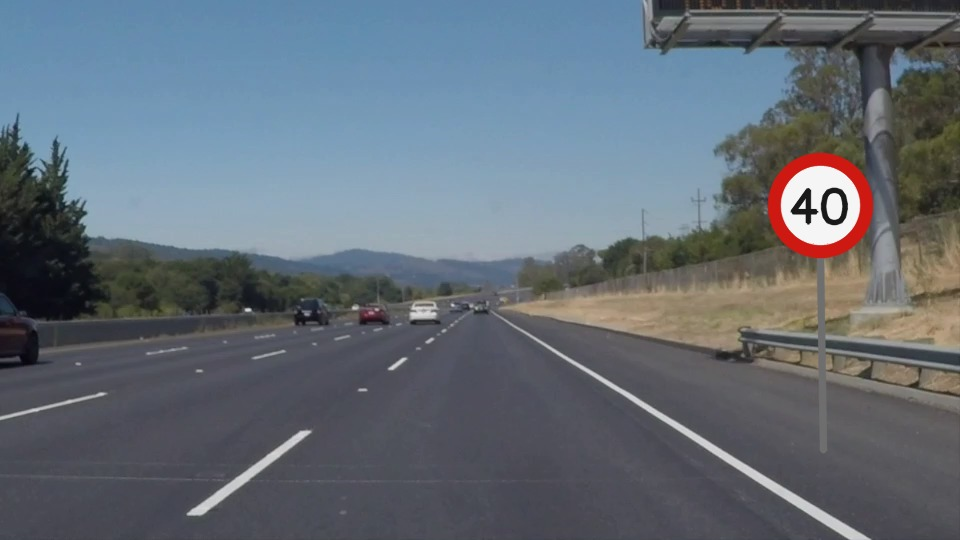
#> input picture exemplos_tp2/Aula_Formas_Keypoints_40_Independentes/dados/rua_01.jpg, 960 x 540 px
$ python 19_relatorio_cinco_cenas.py
#> lines starting #> are read from the running program, lines starting #| are printed output that depends on the picture; after the words box and inside, x2 and y2 are one past the last pixel; in counts of white or black regions, pixels touching at a corner belong together
"""
EXEMPLO 19 - Relatorio Cinco Cenas

OBJETIVO DA AULA
Consolidar a detecção em cinco imagens com três configurações.

COMO FUNCIONA, ETAPA POR ETAPA
Realiza 15 combinações cena-configuração, imprime centro, raio, apoio heurístico e tempo; gera CSV e painel. O programa é inteiramente autônomo: importa OpenCV e
NumPy, identifica a pasta onde se encontra, lê os arquivos da pasta dados,
executa as operações descritas abaixo e salva os resultados em sua própria
pasta sob saidas/. Nenhuma função é importada de outro arquivo Python.

POR QUE ISSO IMPORTA NA PERCEPÇÃO VEICULAR
Representa um protocolo didático de avaliação comparativa, sem usar a mesma cena como única evidência. A câmera entrega intensidades de pixels; nenhuma dessas
rotinas, isoladamente, compreende semanticamente a cena ou garante
funcionamento sob qualquer iluminação, chuva ou oclusão.

COMO EXECUTAR
    python exemplos/19_relatorio_cinco_cenas.py

EXPERIMENTO PARA OS ALUNOS
Altere um parâmetro de cada vez, compare visualmente as imagens produzidas
e registre as medidas impressas no terminal. Compare também pelo menos duas
cenas. Não confunda número de detecções com acerto sem ter anotações de
referência validadas. Os arquivos são salvos automaticamente; não precisa
abrir janelas GUI, sendo adequado ao Google Colab.

CUIDADOS E LIMITAÇÕES
As fotografias de fundo são reais, mas os sinais circulares são sobrepostos
artificialmente para estudo. O vídeo de fluxo óptico é uma simulação criada
com transformação dos frames de uma cena real. O indicador de apoio do anel
é heurístico, NÃO uma confiança probabilística fornecida pelo OpenCV. A
velocidade estimada em pixels/frame NÃO representa, sem calibração e
profundidade, a velocidade real de um obstáculo em metros por segundo.
"""

import cv2
import numpy as np
import time
import csv
from pathlib import Path

# Cada programa contém integralmente as funções que usa: sem arquivo apoio.py.
BASE = Path(__file__).resolve().parent.parent
DADOS = BASE / 'dados'
SAIDA = BASE / 'saidas' / Path(__file__).stem
SAIDA.mkdir(parents=True, exist_ok=True)

def carregar(nome='rua_01.jpg'):
#> called with nome = 'rua_01.jpg'
    imagem = cv2.imread(str(DADOS / nome), cv2.IMREAD_COLOR)
#> imagem is the input picture: shape (540, 960, 3); mean B, G, R 118.3, 108.6, 99.3
    if imagem is None:
        raise FileNotFoundError(f'Imagem ausente: {DADOS / nome}')
    return imagem

# [22 lines left out: functions salvar, painel, not called in this run]

def preparar_circulos(img):
    # O HoughCircles opera em 8 bits e costuma responder melhor após suavização.
    cinza = cv2.cvtColor(img, cv2.COLOR_BGR2GRAY)
    return cv2.GaussianBlur(cinza, (7, 7), 1.5)

def confianca_heuristica(gray, x, y, r):
    # NÃO é uma probabilidade da HoughCircles. Calcula a fração do anel
    # com bordas Canny próximas, gerando somente um escore heurístico [0,1].
    e = cv2.Canny(gray, 80, 160)
    dilatada = cv2.dilate(e, np.ones((3,3),np.uint8), iterations=1)
    angulos = np.linspace(0, 2*np.pi, 96, endpoint=False)
    xs = np.clip(np.rint(x+r*np.cos(angulos)).astype(int),0,e.shape[1]-1)
    ys = np.clip(np.rint(y+r*np.sin(angulos)).astype(int),0,e.shape[0]-1)
    return float(np.mean(dilatada[ys, xs] > 0))

def detectar_circulos(imagem, dp=1.2, minDist=35, param1=135, param2=32,
                      minRadius=12, maxRadius=80, somente_vermelhos=False):
    gray = preparar_circulos(imagem)
    t0 = time.perf_counter()
    raw = cv2.HoughCircles(gray, cv2.HOUGH_GRADIENT, dp=dp, minDist=minDist,
                           param1=param1, param2=param2,
                           minRadius=minRadius, maxRadius=maxRadius)
    ms = (time.perf_counter()-t0)*1000
    achados = [] if raw is None else np.rint(raw[0]).astype(int).tolist()
    if somente_vermelhos and achados:
        # Filtro geométrico + cromático para exemplos de placas vermelhas.
        # Não usar este filtro para placas azuis ou sinais sem borda vermelha.
        hsv = cv2.cvtColor(imagem, cv2.COLOR_BGR2HSV)
        mascara = cv2.inRange(hsv,(0,65,70),(13,255,255)) | cv2.inRange(hsv,(168,65,70),(179,255,255))
        def apoio_vermelho(x,y,r):
            aa=np.linspace(0,2*np.pi,120,endpoint=False)
            valores=[]
            for frac in [.80,.87,.94,1.01,1.08]:
                xs=np.clip(np.rint(x+frac*r*np.cos(aa)).astype(int),0,mascara.shape[1]-1)
                ys=np.clip(np.rint(y+frac*r*np.sin(aa)).astype(int),0,mascara.shape[0]-1)
                valores.append(float(np.mean(mascara[ys,xs]>0)))
            return max(valores)
        candidatos=sorted([(apoio_vermelho(x,y,r),(x,y,r)) for x,y,r in achados],reverse=True)
        retidos=[]
        for score,(x,y,r) in candidatos:
            if score<.16: continue
            if any((x-u)**2+(y-v)**2 < max(15,int(min(r,rr)*.75))**2 for u,v,rr in retidos):continue
            retidos.append((x,y,r))
        achados=retidos
    return gray, achados, ms

def desenhar_circulos(img, circulos, gray=None):
    vis = img.copy()
    for j,(x,y,r) in enumerate(circulos,1):
        cv2.circle(vis,(x,y),r,(0,240,0),2,cv2.LINE_AA)
        cv2.circle(vis,(x,y),3,(0,255,255),-1,cv2.LINE_AA)
        conf = confianca_heuristica(gray if gray is not None else preparar_circulos(img),x,y,r)
        cv2.putText(vis,f'{j} s={conf:.2f}',(max(2,x-r),max(20,y-r-8)),
                    cv2.FONT_HERSHEY_SIMPLEX,.5,(0,250,0),2,cv2.LINE_AA)
    return vis

def desenhar_linhas(img, low=60, high=150):
    gray = cv2.cvtColor(img,cv2.COLOR_BGR2GRAY)
    canny = cv2.Canny(cv2.GaussianBlur(gray,(5,5),0),low,high)
    roi=np.zeros_like(canny)
    h,w=canny.shape
    pol=np.array([[(0,h),(w,h),(int(.68*w),int(.60*h)),(int(.32*w),int(.60*h))]],np.int32)
    cv2.fillPoly(roi,pol,255)
    canny=cv2.bitwise_and(canny,roi)
    linhas=cv2.HoughLinesP(canny,1,np.pi/180,threshold=28,
                           minLineLength=35,maxLineGap=45)
    vis=img.copy()
    n=0
    if linhas is not None:
        for x1,y1,x2,y2 in linhas[:,0]:
            if abs(y2-y1)<7: continue
            cv2.line(vis,(x1,y1),(x2,y2),(0,220,240),2,cv2.LINE_AA)
            n+=1
    return vis,canny,n

# [65 lines left out: functions detectar_harris, detectar_shi, desenhar_pontos, ler_frames, fluxo_lk, vetores, not called in this run]

# ===== PROCEDIMENTO PRINCIPAL DO EXEMPLO =====
configs=[('sensivel',1.0,23,95,23),('equilibrado',1.2,40,135,29),('restrito',1.5,60,170,40)]
rows=[];ims=[];labs=[]
for i in range(1,6):
 img=carregar(f'rua_{i:02d}.jpg')
 for nome,dp,dist,p1,p2 in configs:
  g,c,ms=detectar_circulos(img,dp=dp,minDist=dist,param1=p1,param2=p2,somente_vermelhos=True)
  print(f'CENA {i} | {nome}: {len(c)} círculos; {ms:.2f}ms; dp={dp}, minDist={dist}, param1={p1}, param2={p2}')
  for x,y,r in c:
   sc=confianca_heuristica(g,x,y,r)
   print(f'  centro=({x},{y}), raio={r}, apoio_de_borda={sc:.3f}')
   rows.append([i,nome,dp,dist,p1,p2,x,y,r,round(sc,3),round(ms,3)])
  if nome=='equilibrado':
   v,e,n=desenhar_linhas(img)
   ims.append(desenhar_circulos(v,c,g));labs.append(f'Cena {i} | C={len(c)} L={n}')
#> this loop made 3 passes
#| CENA 1 | sensivel: 2 círculos; 6.99ms; dp=1.0, minDist=23, param1=95, param2=23
#| CENA 1 | equilibrado: 1 círculos; 3.43ms; dp=1.2, minDist=40, param1=135, param2=29
#| CENA 1 | restrito: 1 círculos; 3.02ms; dp=1.5, minDist=60, param1=170, param2=40
#> pass 1, in preparar_circulos, `cinza = cv2.cvtColor(img, cv2.COLOR_BGR2GRAY)`:
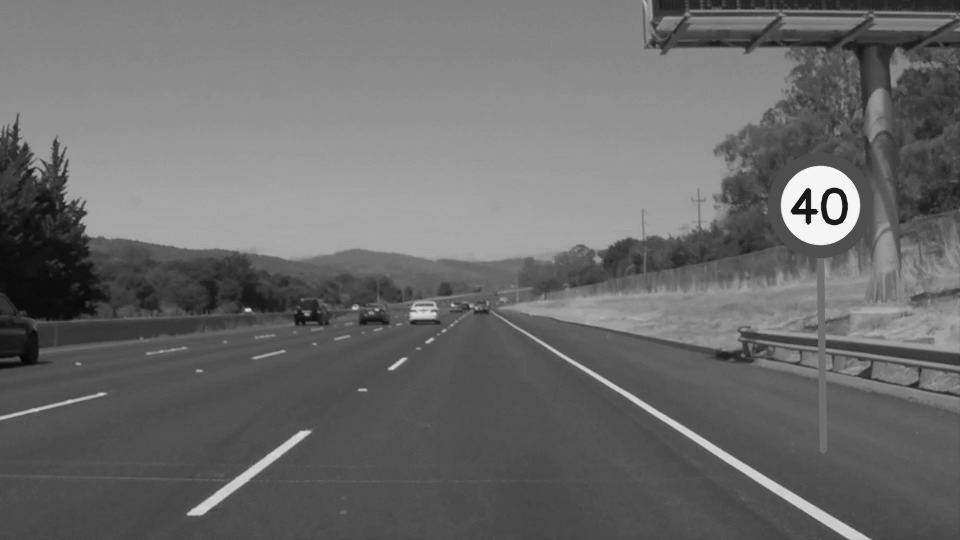
#> cinza: shape (540, 960); min 5, max 255, mean 106.9
#> pass 1, in detectar_circulos, `mascara = cv2.inRange(hsv,(0,65,70),(13,255,255)) | cv2.inRange(hsv,(1..`:
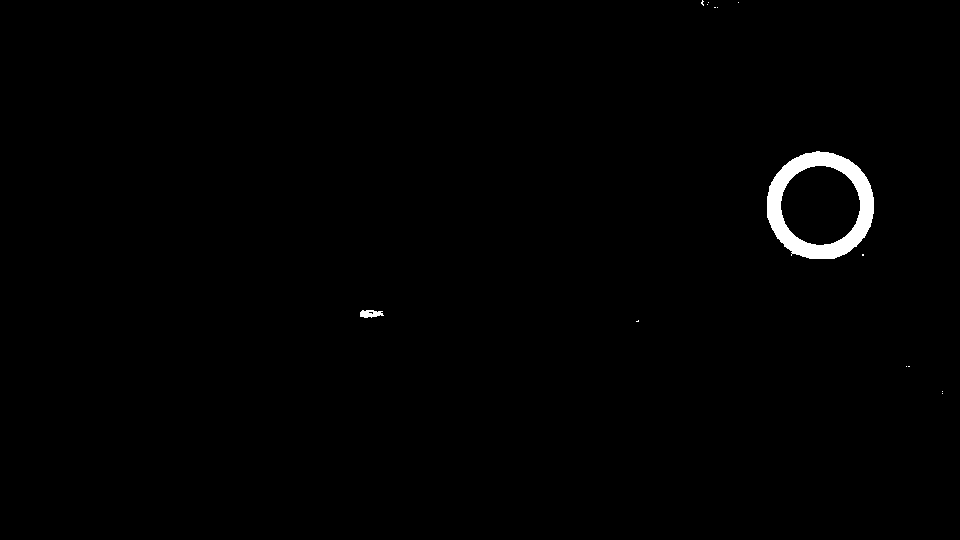
#> mascara: shape (540, 960); 0.86% white; 14 white regions (12 under 20 px), largest, box (x1, y1, x2, y2) and area: (767, 151, 874, 259) 4299, (360, 310, 384, 318) 138
#> after the loop, ims = 1 item; labs = ['Cena 1 | C=1 L=18']; rows = [[1, 'sensivel', 1, 23, 95, 23, 820, 206, 39, 0.969, 6.99], [1, 'sensivel', 1, 23, 95, 23, 844, 206, 19, 0.542, 6.99], [1, 'equilibrado', 1.2, 40, 135, 29, 820, 205, 40, 1, 3.43], [1, 'restrito', 1.5, 60, 170, 40, 820, 205, 40, 1, 3.02]]
#> (the run stopped early here; a loop or call above may not have finished)
